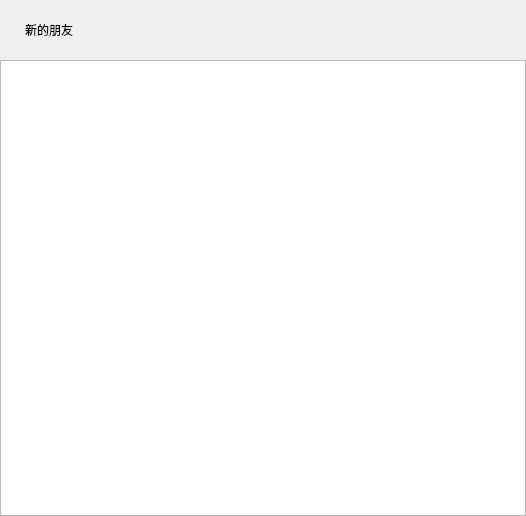
<?xml version="1.0" encoding="UTF-8"?>
<ui version="4.0">
 <class>ApplyFriendPage</class>
 <widget class="QWidget" name="ApplyFriendPage">
  <property name="geometry">
   <rect>
    <x>0</x>
    <y>0</y>
    <width>526</width>
    <height>516</height>
   </rect>
  </property>
  <property name="windowTitle">
   <string>Form</string>
  </property>
  <layout class="QVBoxLayout" name="verticalLayout">
   <property name="spacing">
    <number>0</number>
   </property>
   <property name="leftMargin">
    <number>0</number>
   </property>
   <property name="topMargin">
    <number>0</number>
   </property>
   <property name="rightMargin">
    <number>0</number>
   </property>
   <property name="bottomMargin">
    <number>0</number>
   </property>
   <item>
    <widget class="QWidget" name="friend_apply_wid" native="true">
     <layout class="QHBoxLayout" name="horizontalLayout">
      <property name="spacing">
       <number>0</number>
      </property>
      <property name="leftMargin">
       <number>25</number>
      </property>
      <property name="topMargin">
       <number>0</number>
      </property>
      <property name="rightMargin">
       <number>0</number>
      </property>
      <property name="bottomMargin">
       <number>0</number>
      </property>
      <item>
       <widget class="QLabel" name="friend_apply_lb">
        <property name="minimumSize">
         <size>
          <width>0</width>
          <height>60</height>
         </size>
        </property>
        <property name="maximumSize">
         <size>
          <width>16777215</width>
          <height>60</height>
         </size>
        </property>
        <property name="text">
         <string>新的朋友</string>
        </property>
       </widget>
      </item>
     </layout>
    </widget>
   </item>
   <item>
    <widget class="QWidget" name="widget_2" native="true">
     <layout class="QVBoxLayout" name="verticalLayout_2">
      <property name="spacing">
       <number>0</number>
      </property>
      <property name="leftMargin">
       <number>0</number>
      </property>
      <property name="topMargin">
       <number>0</number>
      </property>
      <property name="rightMargin">
       <number>0</number>
      </property>
      <property name="bottomMargin">
       <number>0</number>
      </property>
      <item>
       <widget class="ApplyFriendList" name="apply_friend_list"/>
      </item>
     </layout>
    </widget>
   </item>
  </layout>
 </widget>
 <customwidgets>
  <customwidget>
   <class>ApplyFriendList</class>
   <extends>QListWidget</extends>
   <header>applyfriendlist.h</header>
  </customwidget>
 </customwidgets>
 <resources/>
 <connections/>
</ui>
